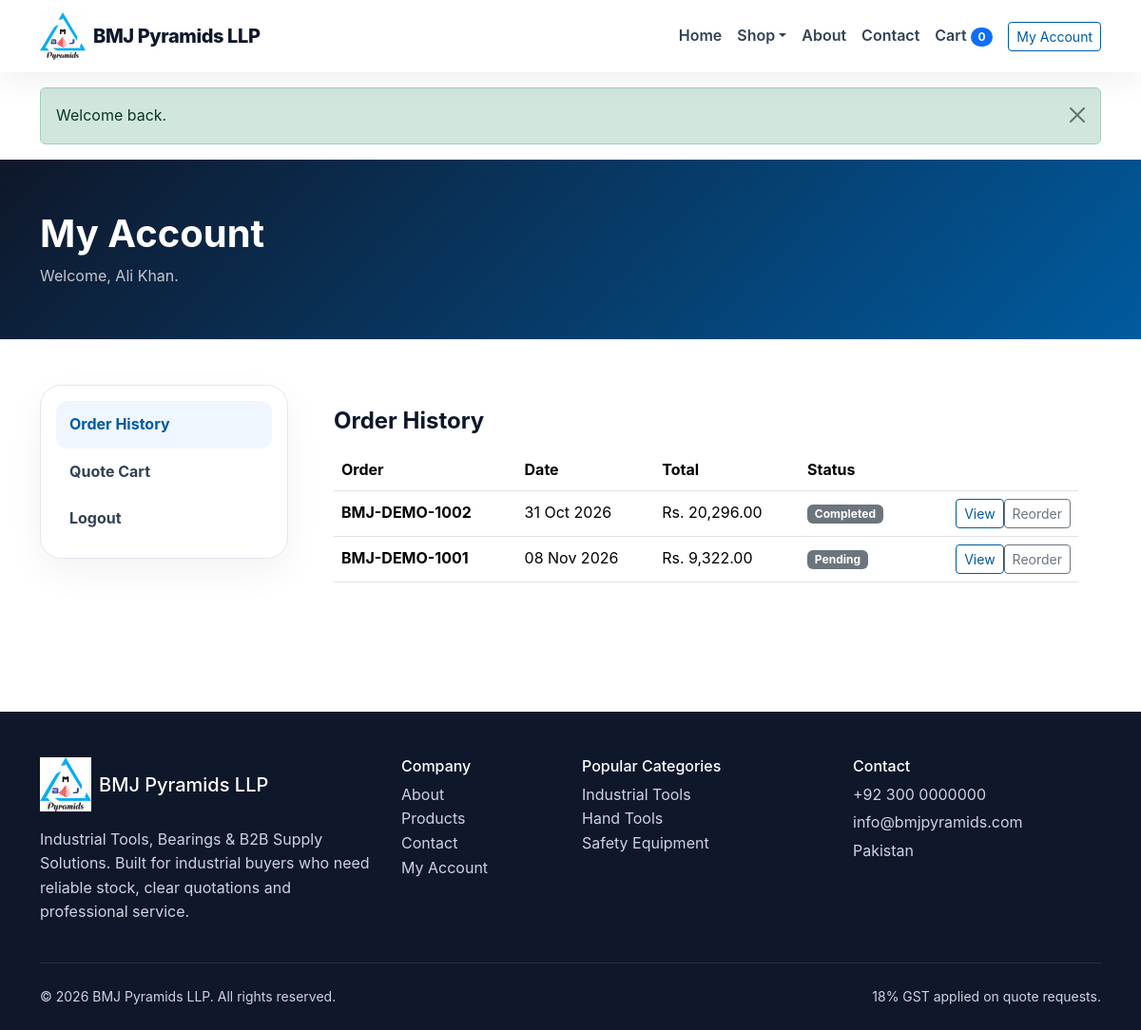
Screenshot of /my-account (signed in) with the database file from the repository.
### tables this page shows
CREATE TABLE customers (
  id INT UNSIGNED AUTO_INCREMENT PRIMARY KEY,
  name VARCHAR(140) NOT NULL,
  email VARCHAR(190) NOT NULL UNIQUE,
  phone VARCHAR(60) NULL,
  company_name VARCHAR(190) NULL,
  address TEXT NULL,
  city VARCHAR(120) NULL,
  gst_no VARCHAR(120) NULL,
  password_hash VARCHAR(255) NOT NULL,
  created_at DATETIME NULL,
  updated_at DATETIME NULL
);

CREATE TABLE orders (
  id INT UNSIGNED AUTO_INCREMENT PRIMARY KEY,
  order_number VARCHAR(40) NOT NULL UNIQUE,
  customer_id INT UNSIGNED NULL,
  customer_name VARCHAR(160) NOT NULL,
  company_name VARCHAR(190) NULL,
  customer_email VARCHAR(190) NOT NULL,
  customer_phone VARCHAR(80) NOT NULL,
  shipping_address TEXT NOT NULL,
  city VARCHAR(120) NOT NULL,
  subtotal DECIMAL(12,2) NOT NULL DEFAULT 0.00,
  gst_amount DECIMAL(12,2) NOT NULL DEFAULT 0.00,
  grand_total DECIMAL(12,2) NOT NULL DEFAULT 0.00,
  status ENUM('pending','processing','completed','cancelled') NOT NULL DEFAULT 'pending',
  notes TEXT NULL,
  created_at DATETIME NULL,
  updated_at DATETIME NULL,
  INDEX idx_customer (customer_id),
  INDEX idx_status (status),
  CONSTRAINT fk_orders_customer FOREIGN KEY (customer_id) REFERENCES customers(id) ON DELETE SET NULL
);

CREATE TABLE categories (
  id INT UNSIGNED AUTO_INCREMENT PRIMARY KEY,
  parent_id INT UNSIGNED NULL,
  name VARCHAR(160) NOT NULL,
  slug VARCHAR(190) NOT NULL UNIQUE,
  description TEXT NULL,
  image VARCHAR(255) NULL,
  meta_title VARCHAR(190) NULL,
  meta_description VARCHAR(255) NULL,
  sort_order INT NOT NULL DEFAULT 0,
  status ENUM('active','inactive') NOT NULL DEFAULT 'active',
  created_at DATETIME NULL,
  updated_at DATETIME NULL,
  INDEX idx_parent (parent_id),
  CONSTRAINT fk_categories_parent FOREIGN KEY (parent_id) REFERENCES categories(id) ON DELETE SET NULL
);

CREATE TABLE settings (
  id INT UNSIGNED AUTO_INCREMENT PRIMARY KEY,
  setting_key VARCHAR(120) NOT NULL UNIQUE,
  setting_value TEXT NULL,
  updated_at DATETIME DEFAULT CURRENT_TIMESTAMP ON UPDATE CURRENT_TIMESTAMP
);

### includes/functions.php (called while the page is built, shortened)
<?php
require_once __DIR__ . '/config.php';
function e($value): string
{
    return htmlspecialchars((string)$value, ENT_QUOTES, 'UTF-8');
}
function app_base_url(): string
{
    $isHttps = (!empty($_SERVER['HTTPS']) && $_SERVER['HTTPS'] !== 'off') || (($_SERVER['SERVER_PORT'] ?? '') == 443);
    $host = $_SERVER['HTTP_HOST'] ?? 'localhost';
    return ($isHttps ? 'https://' : 'http://') . $host;
}
function site_url(string $path = ''): string
{
    $base = app_base_url();
    $path = ltrim($path, '/');
    return $path === '' ? $base . '/' : $base . '/' . $path;
}
function frontend_url(string $page = 'index', array $params = []): string
{
    $routes = [
        'index' => '',
        'shop' => 'shop',
        'cart' => 'cart',
        'checkout' => 'checkout',
        'login' => 'login',
        'signup' => 'signup',
        'my-account' => 'my-account',
        'about' => 'about',
        'contact' => 'contact',
        'logout' => 'logout',
    ];
    if (CLEAN_URLS && array_key_exists($page, $routes)) {
        $path = $routes[$page];
    } else {
        $path = 'public/' . ($page ?: 'index') . '.php';
    }
    $url = site_url($path);
    if ($params) {
        $url .= (strpos($url, '?') === false ? '?' : '&') . http_build_query($params);
    }
    return $url;
}
function category_url(string $slug): string
{
    return CLEAN_URLS ? site_url('shop/' . rawurlencode($slug)) : site_url('public/shop.php?category=' . rawurlencode($slug));
}
function asset_url(string $path): string
{
    return site_url('public/assets/' . ltrim($path, '/'));
}
function get_flashes(): array
{
    $messages = $_SESSION['_flash'] ?? [];
    return $messages;
}
function format_price($amount): string
{
    return 'Rs. ' . number_format((float)$amount, 2);
}
function get_setting(string $key, $default = null)
{
    try {
        $stmt = db()->prepare('SELECT setting_value FROM settings WHERE setting_key = ? LIMIT 1');
        $stmt->execute([$key]);
        $row = $stmt->fetch();
        return $row ? $row['setting_value'] : $default;
    } catch (Throwable $e) {
        return $default;
    }
}
function cart_count(): int
{
    return array_sum($_SESSION['cart'] ?? []);
}

### includes/auth.php (called while the page is built, shortened)
<?php
require_once __DIR__ . '/functions.php';
function customer_current(): ?array
{
    static $customer = null;
    if ($customer === null) {
        $stmt = db()->prepare('SELECT * FROM customers WHERE id = ? LIMIT 1');
        $stmt->execute([(int)$_SESSION['customer_id']]);
        $customer = $stmt->fetch() ?: null;
    }
    return $customer;
}
function require_customer(): void
{
    if (!customer_current()) {
        flash('warning', 'Please login to continue.');
        redirect(frontend_url('login'));
    }
}

### includes/config.php (called while the page is built, shortened)
<?php
function db(): PDO
{
    static $pdo = null;
    if ($pdo === null) {
        $dsn = 'mysql:host=' . DB_HOST . ';dbname=' . DB_NAME . ';charset=' . DB_CHARSET;
        $options = [
            PDO::ATTR_ERRMODE => PDO::ERRMODE_EXCEPTION,
            PDO::ATTR_DEFAULT_FETCH_MODE => PDO::FETCH_ASSOC,
            PDO::ATTR_EMULATE_PREPARES => false,
        ];
        $pdo = new PDO($dsn, DB_USER, DB_PASS, $options);
    }
    return $pdo;
}

### public/my-account.php (the view, shortened to what this page needs)
<?php
require_once __DIR__ . '/../includes/auth.php';
require_customer();
$customer = customer_current();
$stmt = db()->prepare('SELECT * FROM orders WHERE customer_id=? ORDER BY id DESC');
$stmt->execute([(int)$customer['id']]);
$orders = $stmt->fetchAll();
include __DIR__ . '/_header.php';
?>
<header class="page-header"><div class="container"><h1 class="display-6 fw-bold mb-0">My Account</h1><p class="mb-0 mt-2 opacity-75">Welcome, <?= e($customer['name']) ?>.</p></div></header>
<section class="py-5"><div class="container"><div class="row g-4"><div class="col-lg-3"><div class="soft-card p-3 account-sidebar"><a class="active" href="<?= e(frontend_url('my-account')) ?>">Order History</a><a href="<?= e(frontend_url('cart')) ?>">Quote Cart</a><a href="<?= e(frontend_url('logout')) ?>">Logout</a></div></div><div class="col-lg-9">
<div class="card-soft p-4"><h2 class="h4 fw-bold mb-3">Order History</h2><div class="table-responsive"><table class="table align-middle"><thead><tr><th>Order</th><th>Date</th><th>Total</th><th>Status</th><th></th></tr></thead><tbody><?php foreach ($orders as $order): ?><tr><td><strong><?= e($order['order_number']) ?></strong></td><td><?= e(date('d M Y', strtotime($order['created_at']))) ?></td><td><?= e(format_price($order['grand_total'])) ?></td><td><span class="badge bg-secondary"><?= e(ucfirst($order['status'])) ?></span></td><td class="text-end"><a class="btn btn-sm btn-outline-primary" href="<?= e(frontend_url('my-account', ['order'=>$order['id']])) ?>">View</a><form method="post" class="d-inline"><?= csrf_field() ?><input type="hidden" name="post_action" value="reorder"><input type="hidden" name="order_id" value="<?= (int)$order['id'] ?>"><button class="btn btn-sm btn-outline-secondary">Reorder</button></form></td></tr><?php endforeach; ?><?php if(!$orders): ?><tr><td colspan="5" class="text-center text-muted py-5">No quote orders yet.</td></tr><?php endif; ?></tbody></table></div></div>
</div></div></div></section>
<?php include __DIR__ . '/_footer.php'; ?>

### public/_header.php (shortened to what this page needs)
<?php
require_once __DIR__ . '/../includes/auth.php';
$customer = null;
try { $customer = customer_current(); } catch (Throwable $e) { $customer = null; }
try { $navCategories = db()->query("SELECT name, slug FROM categories WHERE parent_id IS NULL AND status='active' ORDER BY sort_order, name LIMIT 6")->fetchAll(); } catch (Throwable $e) {}
?>
<!doctype html>
<html lang="en">
<head>
  <link href="https://cdn.jsdelivr.net/npm/bootstrap@5.3.3/dist/css/bootstrap.min.css" rel="stylesheet">
  <link rel="stylesheet" href="<?= e(asset_url('css/style.css') . '?v=' . filemtime(__DIR__ . '/assets/css/style.css')) ?>">
</head>
<body>
<nav class="navbar navbar-expand-lg sticky-top">
  <div class="container">
    <a class="navbar-brand d-flex align-items-center gap-2" href="<?= e(frontend_url('index')) ?>"><img src="<?= e(asset_url('images/logo.png')) ?>" alt="BMJ Pyramids LLP logo"><span>BMJ Pyramids LLP</span></a>
    <div class="collapse navbar-collapse" id="mainNav">
      <ul class="navbar-nav ms-auto mb-2 mb-lg-0 align-items-lg-center">
        <li class="nav-item"><a class="nav-link" href="<?= e(frontend_url('index')) ?>">Home</a></li>
        <li class="nav-item dropdown"><a class="nav-link dropdown-toggle" href="<?= e(frontend_url('shop')) ?>" role="button" data-bs-toggle="dropdown">Shop</a></li>
        <li class="nav-item"><a class="nav-link" href="<?= e(frontend_url('about')) ?>">About</a></li>
        <li class="nav-item"><a class="nav-link" href="<?= e(frontend_url('contact')) ?>">Contact</a></li>
        <li class="nav-item"><a class="nav-link" href="<?= e(frontend_url('cart')) ?>">Cart <span class="badge rounded-pill bg-primary"><?= cart_count() ?></span></a></li>
        <?php if ($customer): ?><li class="nav-item"><a class="btn btn-sm btn-outline-primary ms-lg-2" href="<?= e(frontend_url('my-account')) ?>">My Account</a></li><?php else: ?><li class="nav-item"><a class="btn btn-sm btn-outline-primary ms-lg-2" href="<?= e(frontend_url('login')) ?>">Login</a></li><?php endif; ?>
      </ul>
    </div>
  </div>
</nav>
<?php foreach (get_flashes() as $flash): ?>
  <div class="container mt-3"><div class="alert alert-<?= e($flash['type']) ?> alert-dismissible fade show" role="alert"><?= e($flash['message']) ?><button type="button" class="btn-close" data-bs-dismiss="alert" aria-label="Close"></button></div></div>
<?php endforeach; ?>

### public/_footer.php (shortened to what this page needs)
<footer class="footer mt-5 pt-5 pb-4">
  <div class="container">
    <div class="row g-4">
      <div class="col-lg-4">
        <div class="d-flex align-items-center gap-2 mb-3"><img src="<?= e(asset_url('images/logo.png')) ?>" alt="BMJ logo" style="width:54px;height:58px;object-fit:contain"><h5 class="mb-0">BMJ Pyramids LLP</h5></div>
        <p><?= e(SITE_TAGLINE) ?>. Built for industrial buyers who need reliable stock, clear quotations and professional service.</p>
      </div>
      <div class="col-lg-2 col-md-4"><h6>Company</h6><ul class="list-unstyled"><li><a href="<?= e(frontend_url('about')) ?>">About</a></li><li><a href="<?= e(frontend_url('shop')) ?>">Products</a></li><li><a href="<?= e(frontend_url('contact')) ?>">Contact</a></li><li><a href="<?= e(frontend_url('my-account')) ?>">My Account</a></li></ul></div>
      <div class="col-lg-3 col-md-4"><h6>Popular Categories</h6><ul class="list-unstyled"><?php foreach ($navCategories as $cat): ?><li><a href="<?= e(category_url($cat['slug'])) ?>"><?= e($cat['name']) ?></a></li><?php endforeach; ?></ul></div>
      <div class="col-lg-3 col-md-4"><h6>Contact</h6><p class="mb-1"><?= e(get_setting('company_phone', SITE_PHONE)) ?></p><p class="mb-1"><?= e(get_setting('company_email', SITE_EMAIL)) ?></p><p class="mb-0"><?= nl2br(e(get_setting('company_address', SITE_ADDRESS))) ?></p></div>
    </div>
    <hr class="border-secondary my-4">
    <div class="d-flex flex-wrap justify-content-between gap-2 small"><span>© <?= date('Y') ?> BMJ Pyramids LLP. All rights reserved.</span><span>18% GST applied on quote requests.</span></div>
  </div>
</footer>
</body>
</html>

### public/assets/css/style.css (style rules this page uses)
:root { --bmj-blue:#005b9f; --bmj-cyan:#00a6e8; --bmj-dark:#0f172a; --bmj-muted:#64748b; --bmj-light:#f8fafc; --bmj-border:#e2e8f0; --bmj-success:#16a34a; }
* { box-sizing:border-box }
body { font-family:Inter,system-ui,-apple-system,Segoe UI,Roboto,Arial,sans-serif;color:var(--bmj-dark);background:#fff;line-height:1.6 }
a { color:var(--bmj-blue);text-decoration:none }
.navbar { box-shadow:0 10px 30px rgba(15,23,42,.06);background:#fff }
.navbar-brand img { width:48px;height:50px;object-fit:contain }
.navbar-brand span { font-weight:800;color:var(--bmj-dark);letter-spacing:-.02em }
.nav-link { font-weight:600;color:#334155!important }
.btn-outline-primary { border-color:var(--bmj-blue);color:var(--bmj-blue) }
.soft-card { border:1px solid var(--bmj-border);border-radius:22px;background:#fff;box-shadow:0 14px 38px rgba(15,23,42,.05);transition:.2s }
.page-header { background:linear-gradient(135deg,#0f172a,#005b9f);color:#fff;padding:54px 0 }
.footer { background:#0f172a;color:#cbd5e1 }
.footer h5,.footer h6 { color:#fff }
.footer a { color:#cbd5e1 }
.account-sidebar a { display:block;padding:12px 14px;border-radius:12px;color:#334155;font-weight:650 }
.account-sidebar a.active,.account-sidebar a:hover { background:#eff6ff;color:var(--bmj-blue) }

### rows the page displays
customers: name "Ali Khan"
orders: order_number "BMJ-DEMO-1002", created_at "31 Oct 2026", grand_total "Rs. 20,296.00", status "Completed"
orders: order_number "BMJ-DEMO-1001", created_at "08 Nov 2026", grand_total "Rs. 9,322.00", status "Pending"
categories: name "Industrial Tools"
categories: name "Hand Tools"
categories: name "Safety Equipment"
settings: setting_value "+92 300 0000000"
settings: setting_value "info@bmjpyramids.com"
settings: setting_value "Pakistan"

### other values shown
cart_count() "0"
$flash['message'] "Welcome back."
SITE_TAGLINE "Industrial Tools, Bearings & B2B Supply Solutions"
